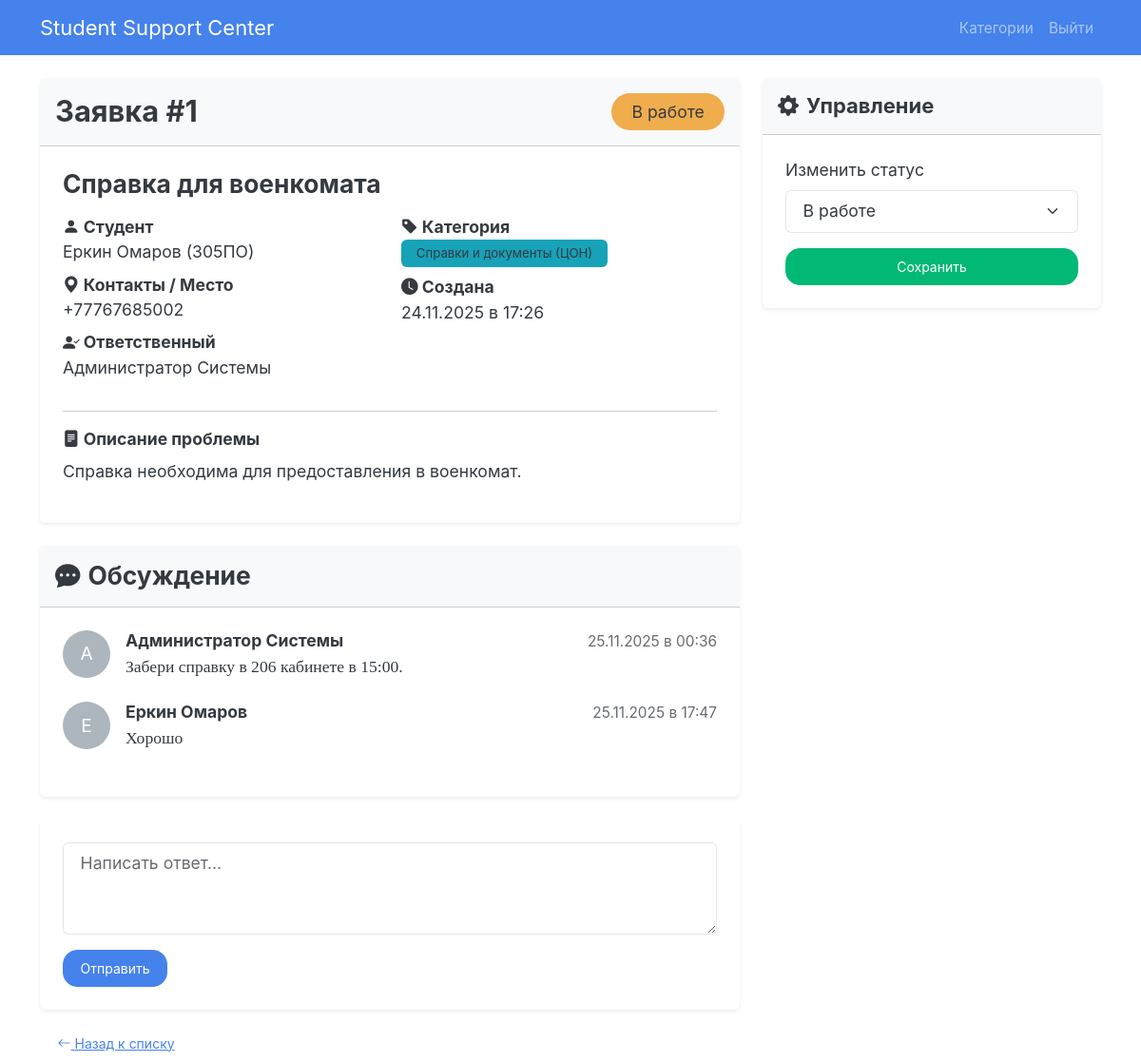
Page /ticket/1 (signed in) on the committed database.
### app/models.py (models this page shows, shortened)
class Ticket(db.Model):
    id = db.Column(db.Integer, primary_key=True)
    title = db.Column(db.String(100), nullable=False)
    description = db.Column(db.Text, nullable=False)
    location = db.Column(db.String(50)) # Мұны "Кабинет" немесе "Байланыс телефоны" деп қолдануға болады
    status = db.Column(db.String(20), nullable=False, default='Новая')
    created_at = db.Column(db.DateTime, default=datetime.utcnow)
    attachment_filename = db.Column(db.String(255), nullable=True)
    creator_id = db.Column(db.Integer, db.ForeignKey('user.id'), nullable=False)
    assignee_id = db.Column(db.Integer, db.ForeignKey('user.id'))
    category_id = db.Column(db.Integer, db.ForeignKey('category.id'), nullable=True)
    category = db.relationship('Category', backref=db.backref('tickets', lazy=True))
    comments = db.relationship('Comment', backref='ticket', lazy=True, cascade="all, delete-orphan")

class User(UserMixin, db.Model):
    id = db.Column(db.Integer, primary_key=True)
    email = db.Column(db.String(100), unique=True, nullable=False)
    full_name = db.Column(db.String(100), nullable=False)
    group_number = db.Column(db.String(20), nullable=True)
    password_hash = db.Column(db.String(128))
    role = db.Column(db.String(10), nullable=False, default='user')
    created_tickets = db.relationship('Ticket', foreign_keys='Ticket.creator_id', backref='creator', lazy=True)
    assigned_tickets = db.relationship('Ticket', foreign_keys='Ticket.assignee_id', backref='assignee', lazy=True)
    comments = db.relationship('Comment', backref='author', lazy=True)

class Category(db.Model):
    id = db.Column(db.Integer, primary_key=True)
    name = db.Column(db.String(100), unique=True, nullable=False)

class Comment(db.Model):
    id = db.Column(db.Integer, primary_key=True)
    text = db.Column(db.Text, nullable=False)
    created_at = db.Column(db.DateTime, default=datetime.utcnow)
    user_id = db.Column(db.Integer, db.ForeignKey('user.id'), nullable=False)
    ticket_id = db.Column(db.Integer, db.ForeignKey('ticket.id'), nullable=False)

### app/routes.py (the view)
@main.route('/ticket/<int:ticket_id>')
@login_required
def ticket_detail(ticket_id):
    ticket = Ticket.query.get_or_404(ticket_id)
    if current_user.role == 'user' and ticket.creator_id != current_user.id:
        flash('У вас нет доступа к этой заявке.', 'danger')
        return redirect(url_for('main.index'))
    comments = Comment.query.filter_by(ticket_id=ticket.id).order_by(Comment.created_at.asc())
    return render_template('ticket_detail.html', ticket=ticket, comments=comments)

### app/__init__.py (called while the page is built)
def nl2br(value):
    escaped_value = Markup.escape(value)
    return escaped_value.replace('\n', Markup('<br>\n'))

### app/templates/ticket_detail.html (shortened to what this page needs)
{% extends "base.html" %}
{% block content %}
<div class="row">
    <div class="col-lg-8">
        <div class="card shadow-sm border-0 ticket-info-card">
            <div class="card-header bg-light d-flex justify-content-between align-items-center p-3">
                <h3 class="mb-0">Заявка #{{ ticket.id }}</h3>
                <span class="badge fs-6 rounded-pill {% if ticket.status == 'Новая' %}bg-primary{% elif ticket.status == 'В работе' %}bg-warning text-dark{% else %}bg-success{% endif %}">{{ ticket.status }}</span>
            </div>
            <div class="card-body p-4">
                <h4 class="card-title">{{ ticket.title }}</h4>
                <div class="row mt-3">
                    <div class="col-md-6">
                        <dl>
                            <dt><i class="bi bi-person-fill"></i> Студент</dt>
                            <dd>{{ ticket.creator.full_name }}
                                {% if ticket.creator.group_number %}({{ ticket.creator.group_number }}){% endif %}
                            </dd>
                            <dt><i class="bi bi-geo-alt-fill"></i> Контакты / Место</dt>
                            <dd>{{ ticket.location }}</dd>
                            {% if ticket.assignee %}
                                <dt><i class="bi bi-person-check-fill"></i> Ответственный</dt>
                                <dd>{{ ticket.assignee.full_name }}</dd>
                            {% endif %}
                        </dl>
                    </div>
                    <div class="col-md-6">
                        <dl>
                            {% if ticket.category %}
                                <dt><i class="bi bi-tag-fill"></i> Категория</dt>
                                <dd><span class="badge bg-info text-dark">{{ ticket.category.name }}</span></dd>
                            {% endif %}
                            <dt><i class="bi bi-clock-fill"></i> Создана</dt>
                            <dd>{{ ticket.created_at | to_local_time }}</dd>
                        </dl>
                    </div>
                </div>
                <hr>
                <dl>
                    <dt><i class="bi bi-file-text-fill"></i> Описание проблемы</dt>
                    <dd class="mt-2">{{ ticket.description | nl2br }}</dd>
                </dl>
            </div>
        </div>
        <div class="card mt-4 shadow-sm border-0">
            <div class="card-header bg-light p-3">
                <h4 class="mb-0"><i class="bi bi-chat-dots-fill me-2"></i>Обсуждение</h4>
            </div>
            <div class="card-body p-4">
                {% for comment in comments %}
                    <div class="d-flex mb-4">
                        <div class="flex-shrink-0">
                            <div class="bg-secondary text-white rounded-circle d-flex align-items-center justify-content-center" style="width: 50px; height: 50px; font-size: 1.2rem;">{{ comment.author.full_name[0] }}</div>
                        </div>
                        <div class="flex-grow-1 ms-3">
                            <div class="d-flex w-100 justify-content-between">
                                <h6 class="mb-1 fw-bold">{{ comment.author.full_name }}</h6>
                                <small class="text-muted">{{ comment.created_at | to_local_time }}</small>
                            </div>
                            <p class="mb-0">{{ comment.text | nl2br }}</p>
                        </div>
                    </div>
                {% else %}
                    <p class="text-muted">Комментариев пока нет.</p>
                {% endfor %}
            </div>
        </div>
        <div class="card mt-4 shadow-sm border-0">
            <div class="card-body p-4">
                <form method="POST" action="{{ url_for('main.add_comment', ticket_id=ticket.id) }}">
                    <div class="mb-3">
                        <textarea class="form-control" name="comment_text" rows="3" placeholder="Написать ответ..." required></textarea>
                    </div>
                    <button type="submit" class="btn btn-primary">Отправить</button>
                </form>
            </div>
        </div>
    </div>
    <div class="col-lg-4">
        {% if current_user.role in ['staff', 'admin'] %}
            <div class="card shadow-sm border-0">
                <div class="card-header bg-light p-3">
                    <h5 class="mb-0"><i class="bi bi-gear-fill me-2"></i>Управление</h5>
                </div>
                <div class="card-body p-4">
                    <form method="POST" action="{{ url_for('main.update_ticket_status', ticket_id=ticket.id) }}">
                        <div class="mb-3">
                            <label for="status" class="form-label">Изменить статус</label>
                            <select class="form-select" name="status">
                                <option value="В работе" {% if ticket.status == 'В работе' %}selected{% endif %}>В работе</option>
                            </select>
                        </div>
                        <button type="submit" class="btn btn-success w-100">Сохранить</button>
                    </form>
                </div>
            </div>
        {% endif %}
    </div>
</div>
<a href="{{ url_for('main.index') }}" class="btn btn-link mt-3"><i class="bi bi-arrow-left"></i> Назад к списку</a>
{% endblock %}

### rows in the picture
Ticket: id "1", status "В работе", title "Справка для военкомата", location "+77767685002", created_at|to_local_time "24.11.2025 в 17:26", description "Справка необходима для предоставления в военкомат."
User: creator.full_name "Еркин Омаров", creator.group_number "305ПО"
User: assignee.full_name "Администратор Системы"
Category: category.name "Справки и документы (ЦОН)"
Comment: author "А", author.full_name "Администратор Системы", created_at|to_local_time "25.11.2025 в 00:36", text "Забери справку в 206 кабинете в 15:00."
Comment: author "Е", author.full_name "Еркин Омаров", created_at|to_local_time "25.11.2025 в 17:47", text "Хорошо"
